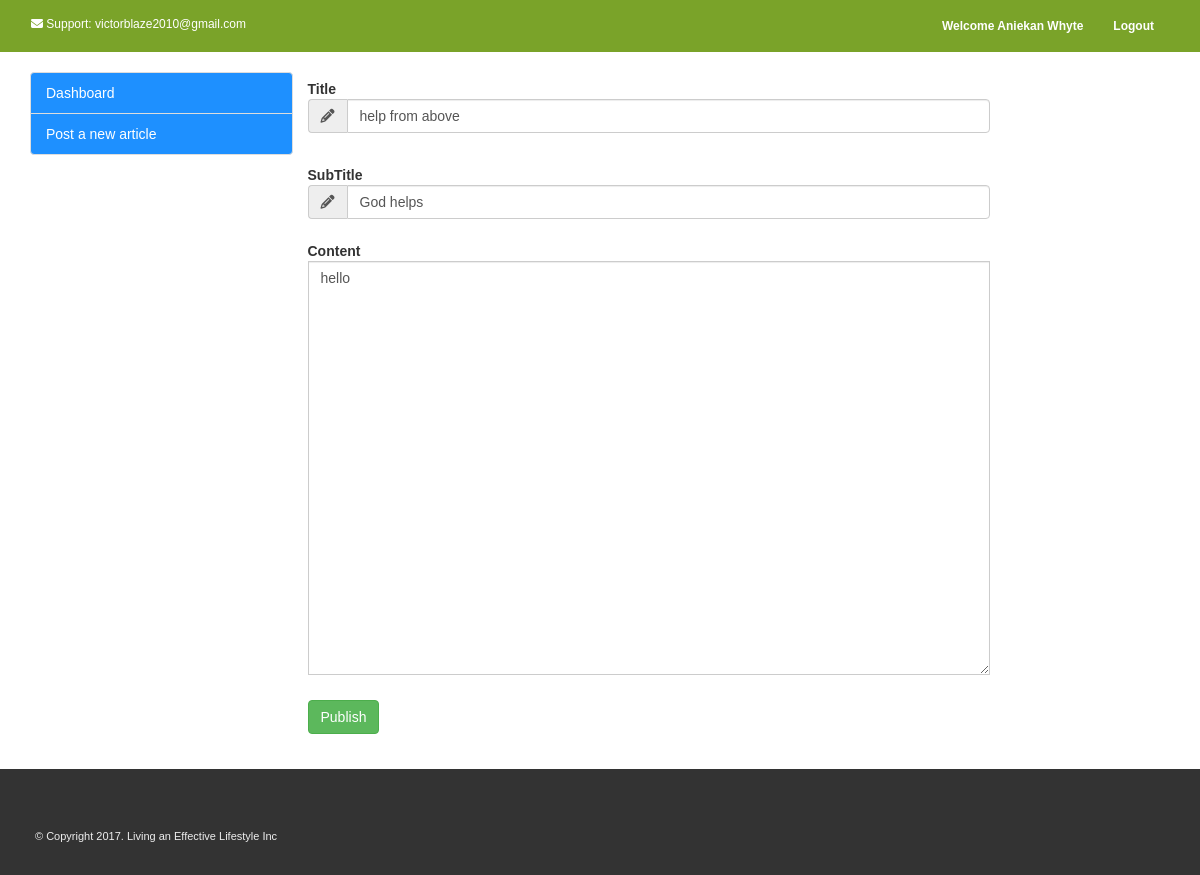
Page /update-post-items.php?article=help from above (signed in) on the committed database.
### tables this page shows
CREATE TABLE IF NOT EXISTS `posts` (
  `id` int(11) NOT NULL AUTO_INCREMENT,
  `page_id` int(11) NOT NULL,
  `title` varchar(250) NOT NULL,
  `subtitle` varchar(250) NOT NULL,
  `content` varchar(40000) NOT NULL,
  `image` varchar(250) NOT NULL,
  `date` text NOT NULL,
  PRIMARY KEY (`id`)
);

### update-post-items.php (the view, shortened to what this page needs)
<?php
$user_email = $_SESSION['email'];
?>
<?php
include("includes/connection.php");
$sql2 = "SELECT fullname FROM admin WHERE email = '$user_email'";
$query2 = mysqli_query($con, $sql2);
$row2 = mysqli_fetch_assoc($query2);
if(isset($_GET['article'])) {
 $article_title = $_GET['article'];
 $fetch_article = "SELECT * FROM posts WHERE title = '$article_title'";
 $fetch_query = mysqli_query($con, $fetch_article);
 $items = mysqli_fetch_assoc($fetch_query);
}
?>
<!DOCTYPE html>
<html lang="en">
	<head>
		 <link rel="stylesheet" href="./css/bootstrap.min.css">
		<link rel="stylesheet" href="./css/custom.css">
	</head>
	<body>
	<nav class="navbar navbar-new navbar" role="navigation">
    <div class="container-fluid">
		<p class="navbar-text"><span><i class="fa fa-envelope" aria-hidden="true"></i>  Support: victorblaze2010@gmail.com</span></p>
        <div class="collapse navbar-collapse navbar-right" id="navbar1">
            <ul class="nav navbar-nav">
                <li class=""><a href="#"><?php echo "Welcome " . $row2['fullname']; ?></a></li>
				<li class=""><a href="logout.php">Logout</a></li>
            </ul>
        </div>
    </div>
</nav>
<div class="container" style="margin-top:20px; margin-bottom:20px">
<div class="row">
<div class="col-lg-3 sidebar">
<ul class="list-group">
    <li class="list-group-item"><a href="dashboard.php">Dashboard</a></li>
   <li class="list-group-item"><a href="blog-post.php">Post a new article</a></li>
</ul>
</div>
<div class="col-lg-7">
<form class="form-horizontal" method="post" action="" enctype="multipart/form-data">
						<div class="form-group">
							<label class="cols-sm-2 control-label">Title</label>
							<div class="cols-sm-10">
								<div class="input-group">
									<span class="input-group-addon"><i class="fa fa-pencil" aria-hidden="true"></i></span>
									<input type="text" class="form-control"
									name="title" value="<?php echo $items['title'];?>" required/>
                                </div>
							</div>
						</div>
						<div class="form-group">
							<label class="cols-sm-2 control-label">SubTitle</label>
							<div class="cols-sm-10">
								<div class="input-group">
									<span class="input-group-addon"><i class="fa fa-pencil" aria-hidden="true"></i></span>
									<input type="text" class="form-control" name="subtitle"
									value="<?php echo $items['subtitle'];?>" placeholder="optional"/>
                                </div>
							</div>
						</div>
                        <div class="form-group">
							<label  class="cols-sm-2 control-label">Content</label>
							<div class="cols-sm-10">
								<div class="input-group">
							<textarea rows="20" cols="100" class="form-control"
							name="content" required><?php echo $items['content'];?></textarea>
                                </div>
							</div>
						</div>
                      <div class="form-group ">
					<button class="btn btn-success" type="submit" name="update">Publish</button>
						</div>
					</form>
</div>
</div>
</div>
<footer>
<div class="container">
<div class="row" style="margin-top: 40px;">
<div class="col-sm-6">
<p class="copyright">&copy; Copyright 2017. Living an Effective Lifestyle Inc</p>
</div>
</div>
</div>
</footer>
</body>
</html>

### css/custom.css (style rules this page uses)
body { margin: 0; padding: 0; background: #fff; font-family: arial, verdana, sans-serif; }
.navbar { border-radius: 0; }
.navbar-new { background-color: #7aa329; font-size: 12px; }
.navbar-new .navbar-nav > li > a { color: #FFF; font-weight: bold; }
.navbar-new .navbar-text { color: #FFF; }
footer { color:#eee; background: #333; padding: 20px; font-size: 11px; }
.copyright { text-align: left; }
.sidebar .list-group .list-group-item { background-color: #1e90ff; }
.sidebar .list-group .list-group-item a { text-decoration:none; color: #fff; font-size: 14px; }

### rows in the picture
posts: title "help from above", subtitle "God helps", content "hello"

### other values in the picture
$row2['fullname'] "Aniekan Whyte"
